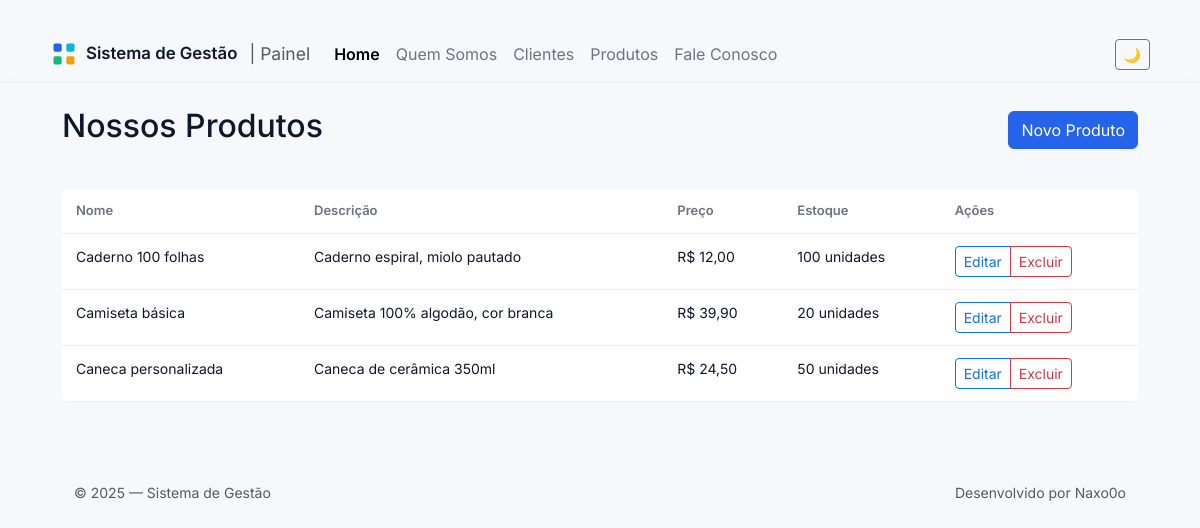
/produtos.php, run on the app's committed database.
### tables this page shows
CREATE TABLE produtos (
    id INT AUTO_INCREMENT PRIMARY KEY,
    nome VARCHAR(150) NOT NULL,
    descricao TEXT,
    preco DECIMAL(10,2) NOT NULL DEFAULT 0.00,
    estoque INT NOT NULL DEFAULT 0,
    criado_em TIMESTAMP DEFAULT CURRENT_TIMESTAMP
);

### produtos.php (the view, shortened to what this page needs)
<?php
include_once "topo.php";
?>
<main class="container mt-4">
<?php
require_once "admin/config.inc.php";
$sql = "SELECT * FROM produtos ORDER BY nome";
$resultado = mysqli_query($conexao, $sql);
if ($resultado === false) {
    echo "<div class='alert alert-danger'>";
    echo "<h4>Erro na consulta ao banco de dados</h4>";
    echo "<p>" . mysqli_error($conexao) . "</p>";
    echo "</div>";
} else {
    if (mysqli_num_rows($resultado) > 0) {
        echo "<div class='d-flex justify-content-between align-items-center mb-4'>";
        echo "<h2>Nossos Produtos</h2>";
        echo "<button class='btn btn-primary' data-bs-toggle='modal' data-bs-target='#modalNovoProduto'>Novo Produto</button>";
        echo "</div>";
        ?>
        <div class="table-responsive">
            <table class="table table-hover">
                <thead>
                    <tr>
                        <th>Nome</th>
                        <th>Descrição</th>
                        <th>Preço</th>
                        <th>Estoque</th>
                        <th>Ações</th>
                    </tr>
                </thead>
                <tbody>
                <?php
                    while($dados = mysqli_fetch_array($resultado)) {
                ?>
                <tr>
                    <td><?= htmlspecialchars($dados['nome']) ?></td>
                    <td><?= htmlspecialchars($dados['descricao'] ?? 'Sem descrição') ?></td>
                    <td>R$ <?= number_format($dados['preco'], 2, ',', '.') ?></td>
                    <td><?= htmlspecialchars($dados['estoque']) ?> unidades</td>
                    <td>
                        <div class="btn-group btn-group-sm">
                            <button class="btn btn-outline-primary"
                                    onclick="carregarDadosEdicao(
                                        '<?= $dados['id'] ?>',
                                        '<?= htmlspecialchars($dados['nome']) ?>',
                                        `<?= htmlspecialchars($dados['descricao'] ?? '') ?>`,
                                        '<?= $dados['preco'] ?>',
                                        '<?= $dados['estoque'] ?>'
                                    )">
                                Editar
                            </button>
                            <button class="btn btn-outline-danger"
                                    onclick="confirmarExclusao(
                                        '<?= $dados['id'] ?>',
                                        '<?= htmlspecialchars($dados['nome']) ?>'
                                    )">
                                Excluir
                            </button>
                        </div>
                    </td>
                </tr>
                <?php
                    }
                ?>
                </tbody>
            </table>
        </div>
        <?php
    }
}
?>
<?php
include_once "rodape.php";
?>

### css/style.css (style rules this page uses)
:root { --bg:#f6f8fb; --card:#ffffff; --muted:#6b7280; --text:#0f172a; --primary:#2563eb; --radius:12px; --shadow: 0 6px 20px rgba(16,24,40,0.06); --table-head:#f1f5f9; --border:#e6eef8; }
* { box-sizing:border-box }
body { font-family:'Inter',system-ui,Arial,Helvetica; margin:0; background:var(--bg); color:var(--text); -webkit-font-smoothing:antialiased; -moz-osx-font-smoothing:grayscale; }
.container { max-width:1100px; margin-top:26px; }
.table { width:100%; border-collapse:collapse; margin-top:12px; background:var(--card); border-radius:8px; overflow:hidden; }
.table thead tr { background:var(--table-head); }
.table th, .table td { padding:12px 14px; border-bottom:1px solid var(--border); text-align:left; font-size:14px; color:var(--text); }
.table th { font-weight:600; color:var(--muted); font-size:13px; }
.btn-primary { background:var(--primary); border-color:var(--primary); }

### data on the page
produtos: nome "Caderno 100 folhas", descricao "Caderno espiral, miolo pautado", preco "12,00", estoque "100"
produtos: nome "Camiseta básica", descricao "Camiseta 100% algodão, cor branca", preco "39,90", estoque "20"
produtos: nome "Caneca personalizada", descricao "Caneca de cerâmica 350ml", preco "24,50", estoque "50"
